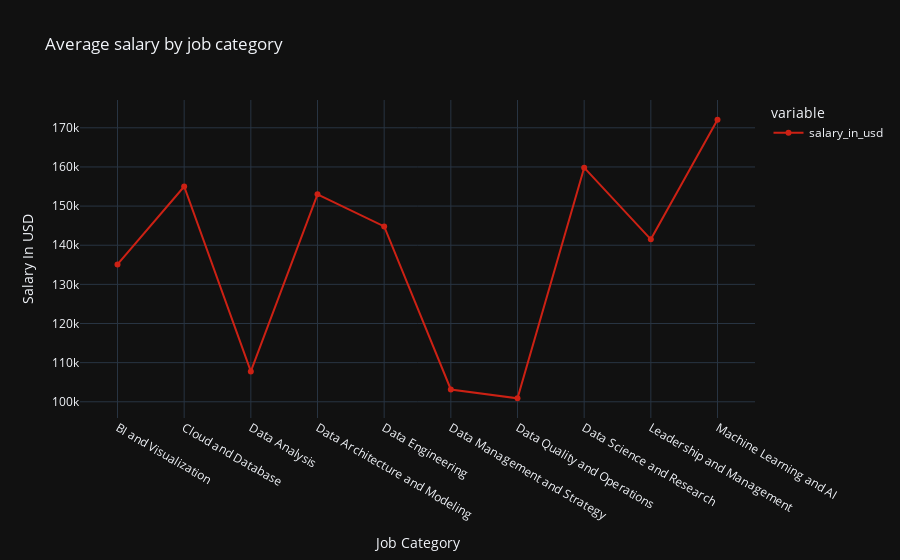

This figure's notebook cell:
### Code cell
iplot(px.line(df_employees_job_title,
             markers=True,
             labels={'job_category':'Job Category','value':'Salary In USD'},
             title='Average salary by job category',
             template='plotly_dark',
             line_shape="linear",
             color_discrete_sequence=['#cc2114']
             ))

### Figure 1 — Plotly figure (JSON) as saved in the notebook; plotly's stock layout.template omitted (floating-point values rounded to 4 significant figures)
{"data": [{"hovertemplate": "variable=salary_in_usd<br>Job Category=%{x}<br>Salary In USD=%{y}<extra></extra>", "legendgroup": "salary_in_usd", "line": {"color": "#cc2114", "dash": "solid", "shape": "linear"}, "marker": {"symbol": "circle"}, "mode": "lines+markers", "name": "salary_in_usd", "orientation": "v", "showlegend": true, "type": "scatter", "x": ["BI and Visualization", "Cloud and Database", "Data Analysis", "Data Architecture and Modeling", "Data Engineering", "Data Management and Strategy", "Data Quality and Operations", "Data Science and Research", "Leadership and Management", "Machine Learning and AI"], "xaxis": "x", "y": [135100.0, 155000, 107800.0, 153000.0, 144800.0, 103100.0, 100900.0, 159800.0, 141500.0, 172100.0], "yaxis": "y"}], "layout": {"legend": {"title": {"text": "variable"}, "tracegroupgap": 0}, "title": {"text": "Average salary by job category"}, "xaxis": {"anchor": "y", "domain": [0, 1], "title": {"text": "Job Category"}}, "yaxis": {"anchor": "x", "domain": [0, 1], "title": {"text": "Salary In USD"}}}}
